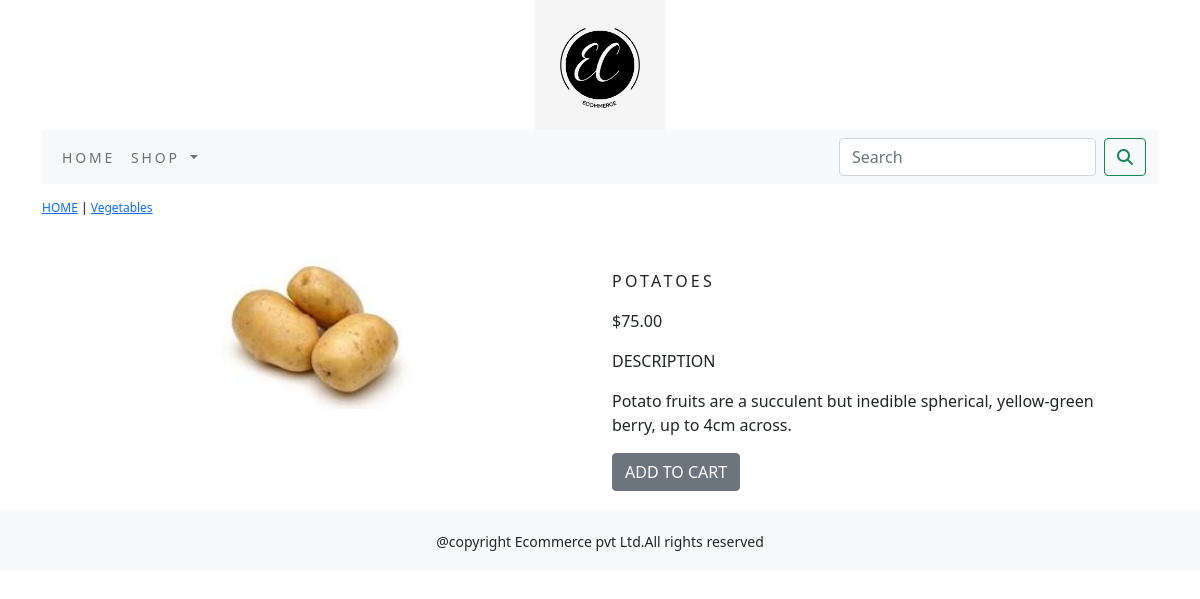
Page /ecommerceapp/vegetables/potatoes/ on the committed database.
### ecommerceapp/models.py (models this page shows, shortened)
class Product(models.Model):
    name = models.CharField(max_length=250, unique=True)
    slug = models.SlugField(max_length=250, unique=True)
    description = models.TextField(blank=True)
    price = models.DecimalField(max_digits=10, decimal_places=2)
    category = models.ForeignKey(Category, on_delete=models.CASCADE)
    image = models.ImageField(upload_to='product', blank=True)
    stock = models.IntegerField()
    available = models.BooleanField(default=True)
    created = models.DateTimeField(auto_now_add=True)
    updated = models.DateTimeField(auto_now=True)
    class Meta:
        ordering = ('name',)
        verbose_name = 'product'
        verbose_name_plural = 'products'

class Category(models.Model):
    name = models.CharField(max_length=250, unique=True)
    slug = models.SlugField(max_length=250, unique=True)
    description = models.TextField(blank=True)
    image = models.ImageField(upload_to='category', blank=True)
    class Meta:
        ordering = ('name',)
        verbose_name = 'category'
        verbose_name_plural = 'categories'
    def __str__(self):
        return '{}'.format(self.name)
    def get_url(self):
        return reverse('ecommerceapp:product_by_category', args=[self.slug])

### ecommerceapp/views.py (the view)
# urls.py: path('<slug:c_slug>/<slug:product_slug>/', views.prodDetail, name='prodCatDetail')
def prodDetail(request,c_slug,product_slug):
    try:
        product=Product.objects.get(category__slug=c_slug,slug=product_slug)
    except Exception as e:
        raise e
    return render(request,'product.html',{'product':product})

### cartapp/context_processors.py (called while the page is built)
def counter(request):
    item_count=0
    if 'admin' in request.path:
        return {}
    else:
        try:
            cart=Cart.objects.filter(cart_id=_cart_id(request))
            cart_items=CartItems.objects.all().filter(cart=cart[:1])
            for cart_item in cart_items:
                item_count+= cart_item.Quantity
        except Cart.DoesNotExist:
            item_count=0
    return dict(item_count=item_count)

### cartapp/views.py (called while the page is built)
def _cart_id(request):
    cart=request.session.session_key
    if not cart:
        cart=request.session.create()
    return cart

### ecommerceapp/context_processors.py (called while the page is built)
def menu_links(request):
    links=Category.objects.all()
    return dict(links=links)

### templates/product.html (shortened to what this page needs)
{% extends 'base.html' %}
{% load static %}
{% block content %}
<div class="row my_product_row_class">
    <div class="mx-auto">
        <p><a href="{% url 'ecommerceapp:allProductCat' %}">HOME</a> | <a href="{{product.category.get_url}}"> {{product.category}}</a></p>
    </div>
<div class="container">
<br>
<div class="row">
    <div class="col-12 col-sm-12 col-md-12 col-lg-6 text-center">
        <div style="min-width:18rem">
            <img src="{{product.image.url}}" alt="{{product.name}}" width="200px">
        </div>
    </div>
        <div class="col-12 col-sm-12 col-md-12 col-lg-6">
            <div>
            <h1 class="my_prod_title">{{product.name}}</h1>
            <p>${{product.price}}</p>
            <p class="my_title">DESCRIPTION</p>
            <p class="text-justify my_prod_text">{{product.description}}</p>
            {% if product.stock <= 0 %}
            <p class="text-justify my_prod_text"><b>OUT OF STOCK</b></p>
            {% else %}
            <a class="btn btn-secondary" href="{% url 'cartapp:Addcart' product.id %}">ADD TO CART</a>
            {% endif %}
        </div>
    </div>
</div>
</div>
</div>
{% endblock %}

### static/css/custom.css (style rules this page uses)
body { font-family: 'Roboto', sans-serif; }
.my_product_row_class { padding-top:15px; padding-bottom:20px; }
.my_product_row_class .mx-auto { color:#000; font-size:12px; text-decoration:none; }
.my_prod_title { font-size:16px; text-transform:uppercase; letter-spacing:.2em; padding-top:15px; padding-bottom:10px; }
.my_prod_text { padding-right:20px; }

### rows in the picture
Product: category "Vegetables", image (picture), name "POTATOES", price "75.00", description "Potato fruits are a succulent but inedible spherical, yellow-green berry, up to 4cm across."
